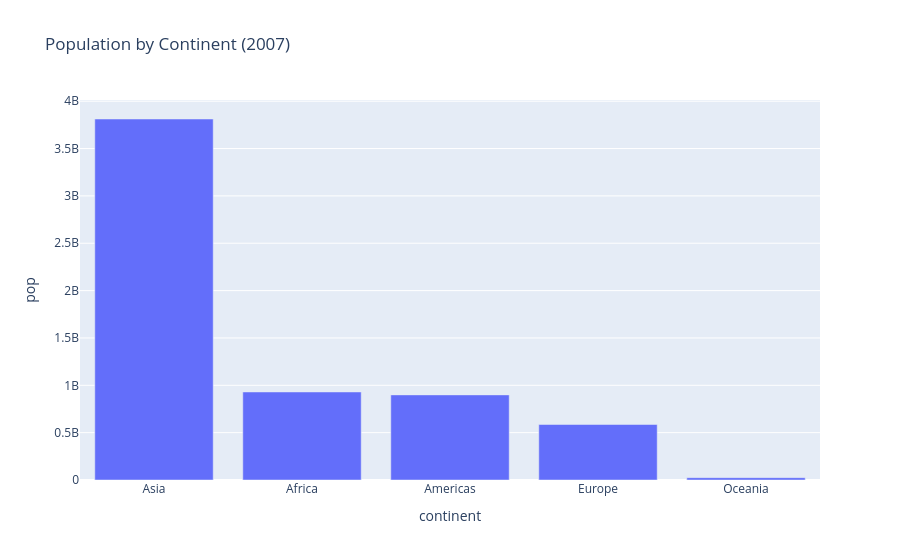

Notebook code cell kept with this figure:
### Code cell
df_bar = df_2007.groupby('continent')['pop'].sum().reset_index().sort_values(by='pop', ascending=False)
fig = px.bar(df_bar, x='continent', y='pop', title='Population by Continent (2007)')
fig.show()

### Figure 1 — Plotly figure (JSON) as saved in the notebook; plotly's stock layout.template omitted (floating-point values rounded to 4 significant figures)
{"data": [{"hovertemplate": "continent=%{x}<br>pop=%{y}<extra></extra>", "legendgroup": "", "marker": {"color": "#636efa", "pattern": {"shape": ""}}, "name": "", "orientation": "v", "showlegend": false, "textposition": "auto", "type": "bar", "x": ["Asia", "Africa", "Americas", "Europe", "Oceania"], "xaxis": "x", "y": [3811953827, 929539692, 898871184, 586098529, 24549947], "yaxis": "y"}], "layout": {"barmode": "relative", "legend": {"tracegroupgap": 0}, "title": {"text": "Population by Continent (2007)"}, "xaxis": {"anchor": "y", "domain": [0, 1], "title": {"text": "continent"}}, "yaxis": {"anchor": "x", "domain": [0, 1], "title": {"text": "pop"}}}}
